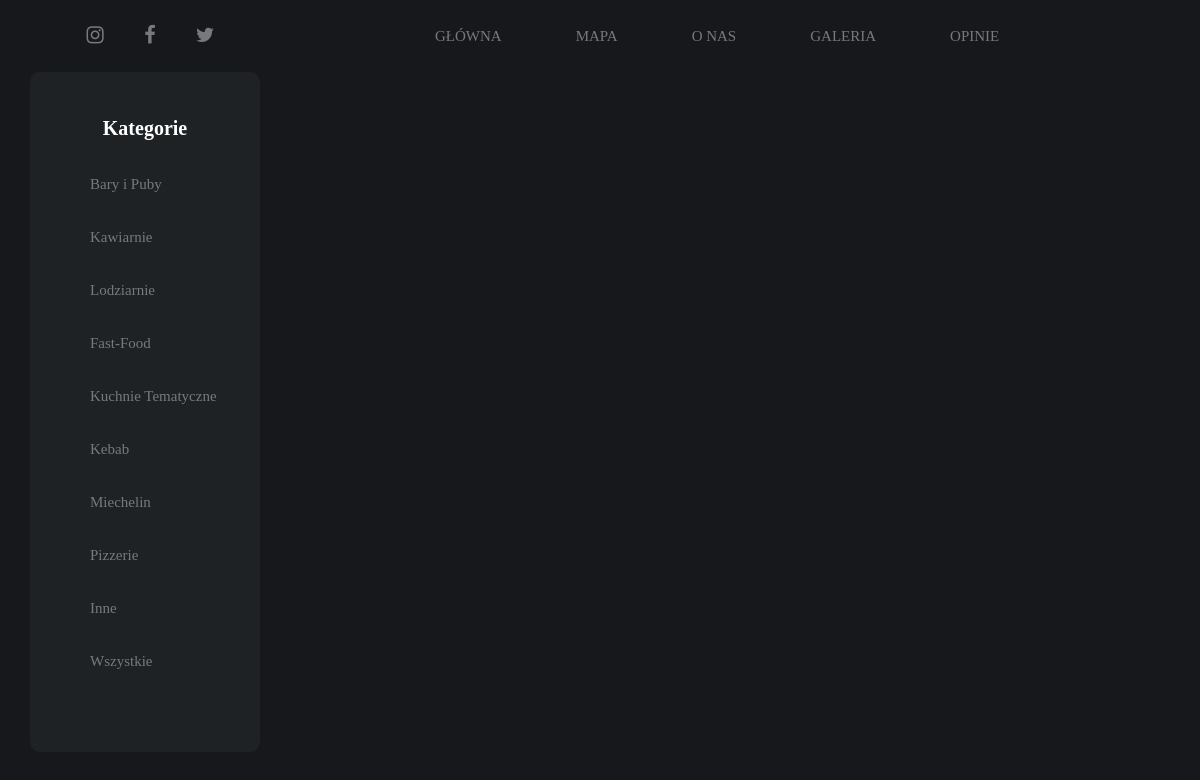
/restaurants_list?category=Kawiarnie, run on the app's committed database.
### app/models.py (models this page shows)
class Categorie(models.Model):
    category = models.CharField(max_length=50)

### app/views.py (the view)
# urls.py: path('restaurants_list', restaurants, name="restaurants_list"),
def restaurants(request: HttpRequest) -> HttpResponse:
    category = request.GET.get('category')
    if category == None or category == 'Wszystkie':
        restaurants = Restaurant.objects.order_by('name')
    else:
        restaurants = Restaurant.objects.filter(category__category=category)
    categories = Categorie.objects.all()
    return render(request, 'restaurants.html', {
        'restaurants': restaurants,
        'categories': categories
    })

### app/templates/restaurants.html (shortened to what this page needs)
{% extends "base.html" %}
{% load static %}
{% block content %}
        <div class="sort_panel">
            <div class="sort_label">Sort:</div>
            <div class="sort_options">
            </div>
            <div class="sort_label">Odległość: </div>
            <div class="sort_options">
            </div>
        </div>
        <div class="left_panel">
            <div class="categories_panel">
                <h2 style="background-color:#1e2225"> Kategorie</h2>
                {% for categorie in categories %}
                    <div style="background-color:#1e2225"><a style="background-color:#1e2225" href="{% url 'restaurants_list' %}?category={{ categorie.category }}"> {{ categorie.category }}</a></div>
                {% endfor %}
            </div>
        </div>
            <div class="right_panel_list">
            </div>
{% endblock %}

### app/static/css/main.css (style rules this page uses)
* { margin: 0; padding: 0; box-sizing: border-box; font-family: Sansation; background-color: #17181c; overflow-x: hidden; }
a { color: #78797d; text-decoration: none; margin-left: 20px; margin-top: 20px; font-size: 15px; transition: color ease-out .3s; }
.sort_panel { float: left; width: 100vw; height: 4vh; background-color: #1e2225; padding-left: 19vw; padding-top: 0.8vh; box-sizing: border-box; }
.sort_label { color: #fa9127; float: left; margin-left: 15px; }
.sort_options { float: left; margin-left: 5px; }
.left_panel { float: left; width: 300px; height: 800px; margin-top: 20px; }
.categories_panel { width: 230px; height: 680px; border-radius: 10px; background-color: #1e2225; float: left; margin-left: 30px; margin-top: 20px; }
.categories_panel h2 { color: white; margin-top: 45px; font-size: 125%; text-align: center; }
.categories_panel div { margin-left: 40px; margin-top: 35px; color: grey; }
.right_panel_list { float:left; width: calc(100vw - 330px); height: 75vh; overflow-y:scroll; }

### data on the page
Categorie: category "Bary i Puby"
Categorie: category "Kawiarnie"
Categorie: category "Lodziarnie"
Categorie: category "Fast-Food"
Categorie: category "Kuchnie Tematyczne"
Categorie: category "Kebab"
Categorie: category "Miechelin"
Categorie: category "Pizzerie"
Categorie: category "Inne"
Categorie: category "Wszystkie"
